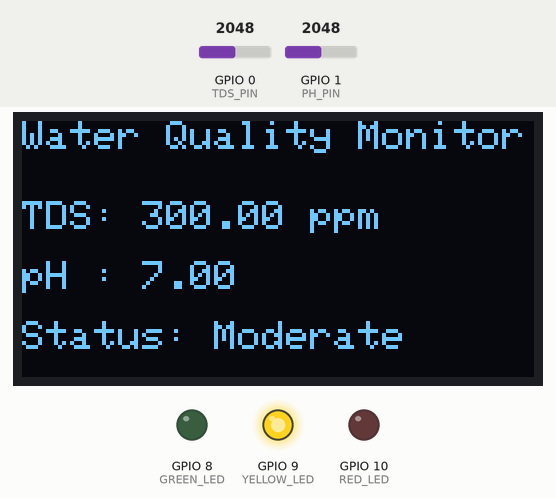
The sketch below on a simulated ESP32-S3. On the bench: 128×64 one-colour display, output pins drawn as LEDs (lit = HIGH). The test bench sets the inputs (shaded band); at power-on: GPIO 0 (TDS_PIN) = 2048, GPIO 1 (PH_PIN) = 2048.

Above: at 1.8 s.
1.9 s: GPIO 0 (TDS_PIN) set to 2701
At 3.1 s:
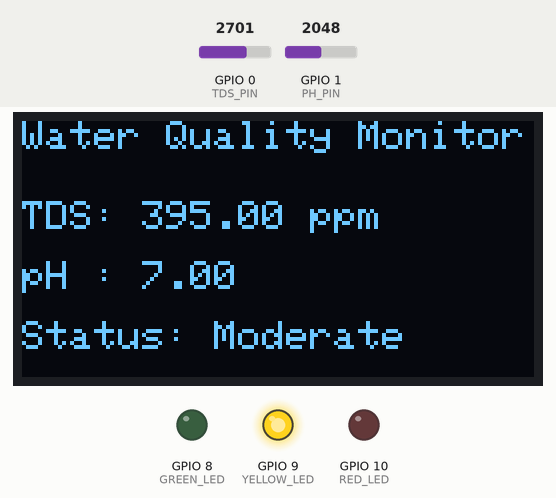
3.6 s: GPIO 0 (TDS_PIN) set to 2807
At 5.3 s:
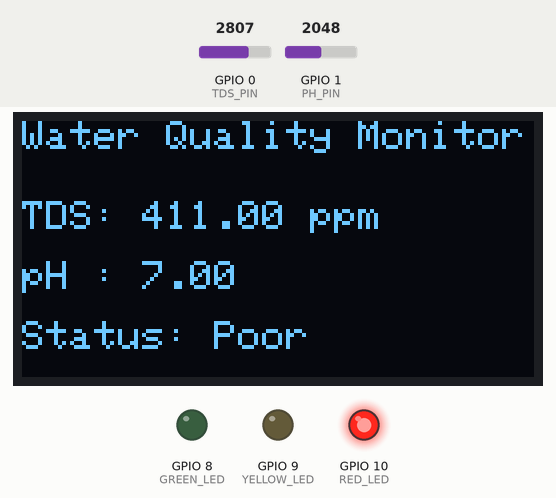
5.6 s: GPIO 0 (TDS_PIN) set to 491
At 7.4 s:
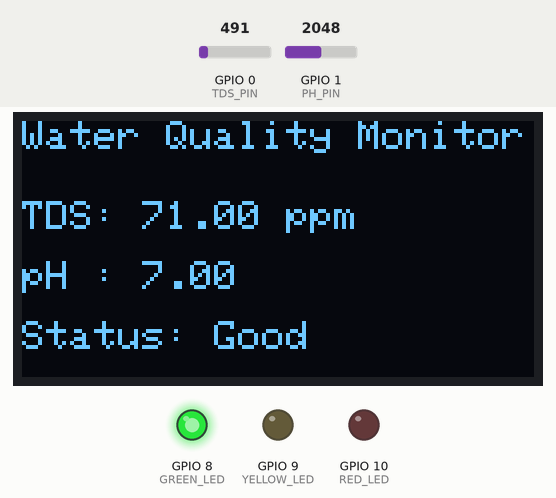
7.7 s: GPIO 1 (PH_PIN) set to 2866
At 8.5 s:
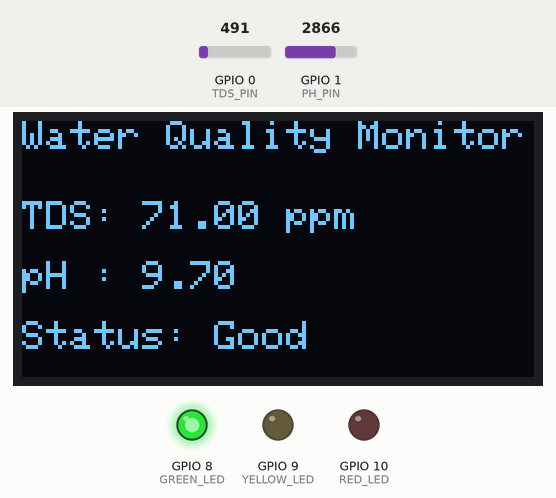
9.7 s: GPIO 1 (PH_PIN) set to 3603
At 10.8 s:
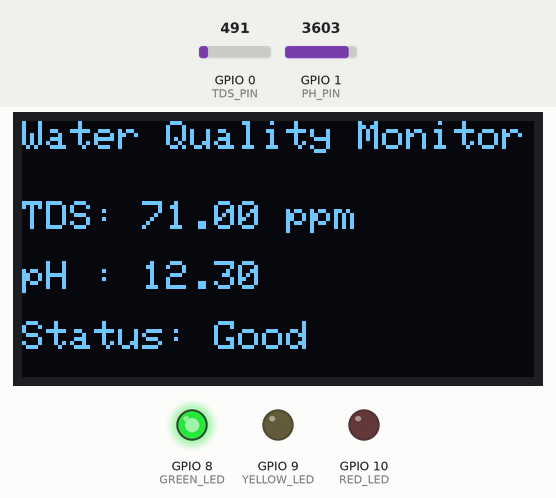
11.8 s: GPIO 1 (PH_PIN) set to 4095
At 13.0 s:
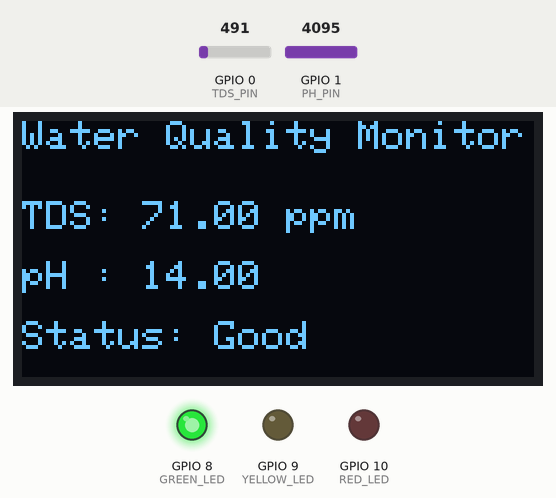
Timing chart, 0 to 14.8 s (numbered marks = the images above; inputs shaded):
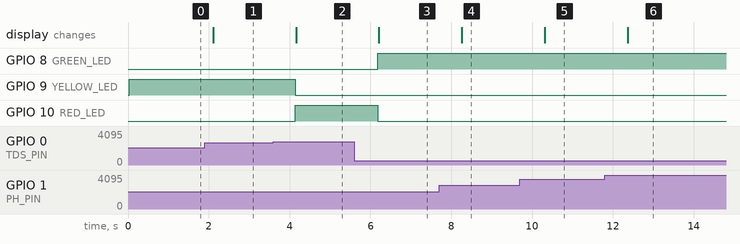

Measured:
- the behaviour switches between 2736 and 2737 on GPIO 0 (TDS_PIN) (found by bisection; images 1 and 2)
- after the input at 1.9 s, the display: changes after 0.21 s (image 1)
- after the input at 3.6 s, GPIO 9 (YELLOW_LED): HIGH → LOW after 0.53 s; GPIO 10 (RED_LED): LOW → HIGH after 0.53 s; the display: changes after 0.56 s (image 2)
- after the input at 5.6 s, GPIO 8 (GREEN_LED): LOW → HIGH after 0.59 s; GPIO 10 (RED_LED): HIGH → LOW after 0.59 s; the display: changes after 0.61 s (image 3)
- after the input at 7.7 s, the display: changes after 0.56 s (image 4)
- after the input at 9.7 s, the display: changes after 0.61 s (image 5)
- after the input at 11.8 s, the display: changes after 0.57 s (image 6)

The sketch:

Water_Quality_Index_Detector.ino
```cpp
#include <Wire.h>
#include <Adafruit_GFX.h>
#include <Adafruit_SSD1306.h>

#define SCREEN_WIDTH 128
#define SCREEN_HEIGHT 64

// OLED I2C
#define OLED_SDA 4
#define OLED_SCL 5
#define OLED_ADDR 0x3C

Adafruit_SSD1306 display(SCREEN_WIDTH, SCREEN_HEIGHT, &Wire, -1);

// Analog Pins
#define TDS_PIN 0
#define PH_PIN  1

// LED Pins
#define GREEN_LED  8
#define YELLOW_LED 9
#define RED_LED    10

void setup() {
  Serial.begin(115200);

  // Initialize I2C
  Wire.begin(OLED_SDA, OLED_SCL);

  // Initialize OLED
  if (!display.begin(SSD1306_SWITCHCAPVCC, OLED_ADDR)) {
    Serial.println("OLED not found");
    while (true);
  }

  // LED pins
  pinMode(GREEN_LED, OUTPUT);
  pinMode(YELLOW_LED, OUTPUT);
  pinMode(RED_LED, OUTPUT);

  display.clearDisplay();
  display.setTextSize(1);
  display.setTextColor(WHITE);
}

void loop() {

  // Read Analog Values (0–4095)
  int tdsRaw = analogRead(TDS_PIN);
  int phRaw  = analogRead(PH_PIN);

  // Convert to meaningful values
  float tdsValue = map(tdsRaw, 0, 4095, 0, 600);  // 0–600 ppm
  float phValue  = map(phRaw, 0, 4095, 0, 140) / 10.0;  // 0–14 pH

  String status;

  // LED Logic
  if (tdsValue <= 100) {
    digitalWrite(GREEN_LED, HIGH);
    digitalWrite(YELLOW_LED, LOW);
    digitalWrite(RED_LED, LOW);
    status = "Good";
  }
  else if (tdsValue > 100 && tdsValue <= 400) {
    digitalWrite(GREEN_LED, LOW);
    digitalWrite(YELLOW_LED, HIGH);
    digitalWrite(RED_LED, LOW);
    status = "Moderate";
  }
  else {
    digitalWrite(GREEN_LED, LOW);
    digitalWrite(YELLOW_LED, LOW);
    digitalWrite(RED_LED, HIGH);
    status = "Poor";
  }

  // OLED Display
  display.clearDisplay();
  display.setCursor(0, 0);
  display.println("Water Quality Monitor");

  display.setCursor(0, 20);
  display.print("TDS: ");
  display.print(tdsValue);
  display.println(" ppm");

  display.setCursor(0, 35);
  display.print("pH : ");
  display.println(phValue);

  display.setCursor(0, 50);
  display.print("Status: ");
  display.println(status);

  display.display();

  delay(1000);
}
```
